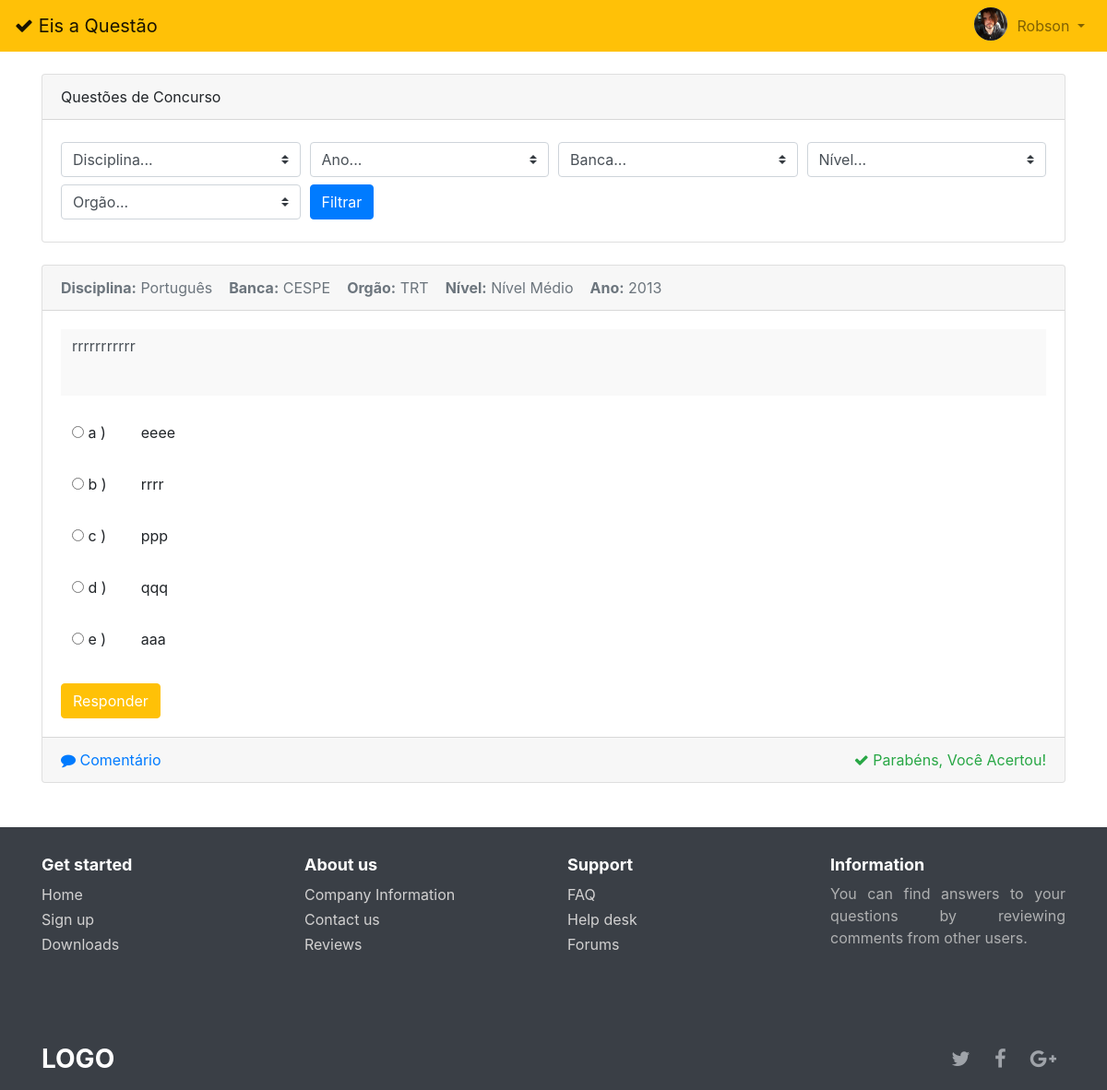
The app's page /questoes/ (signed in) with its own data.
### perfil/models.py (models this page shows)
class Perfil(models.Model):
    login = models.CharField(max_length=30)
    password = models.CharField(max_length=30)
    email = models.CharField(max_length=30)
    imagem = models.ImageField(upload_to='imagens/', default = 'imagens/no-img.jpg')
    usuario = models.OneToOneField(User, on_delete=models.CASCADE, related_name='perfil')

### questoes/models.py (models this page shows)
class Pergunta(models.Model):
    texto = models.TextField()
    respondida = models.BooleanField(default = False)
    correta = models.BooleanField(default = False)
    disciplina = models.ForeignKey('Disciplina', on_delete = models.CASCADE, related_name = 'pergunta')
    ano = models.ForeignKey('Ano', on_delete = models.CASCADE, related_name = 'pergunta')
    orgao = models.ForeignKey('Orgao', on_delete = models.CASCADE, related_name = 'pergunta')
    nivel = models.ForeignKey('Nivel', on_delete = models.CASCADE, related_name = 'pergunta')
    banca = models.ForeignKey('Banca', on_delete = models.CASCADE, related_name = 'pergunta')
    respondida = models.ManyToManyField(Perfil, through='Respondida', related_name='pergunta')
    @property
    def alternativa_certa(self):
        for indice, alternativa in enumerate(self.alternativa.all()):
            if alternativa.correta:
                return indice + 1

class Disciplina(models.Model):
    descricao = models.CharField(max_length = 50, unique = True)
    def __str__(self):
        return self.descricao

class Banca(models.Model):
    descricao = models.CharField(max_length = 50, unique = True)
    def __str__(self):
        return self.descricao

class Orgao(models.Model):
    descricao = models.CharField(max_length = 50, unique = True)
    def __str__(self):
        return self.descricao

class Nivel(models.Model):
    descricao = models.CharField(max_length = 50, unique = True)
    def __str__(self):
        return self.descricao

class Ano(models.Model):
    descricao = models.CharField(max_length = 4, unique = True)
    def __str__(self):
        return self.descricao

class Alternativa(models.Model):
    texto = models.TextField()
    correta = models.BooleanField(default = False)
    selecionada = models.BooleanField(default = False)
    pergunta = models.ForeignKey(Pergunta, on_delete = models.CASCADE, related_name = 'alternativa')

### questoes/views.py (the view)
# urls.py: path('', views.index, name = 'index'),
def index(request):
    perguntas = Pergunta.objects.all()
    return render_index(request, perguntas)

### questoes/forms.py
class FiltroForm(Form):
    disciplina = ModelChoiceField(queryset = Disciplina.objects.all(), empty_label="Disciplina...", required=False, widget=Select(attrs={'class':'custom-select'}))
    ano = ModelChoiceField(queryset = Ano.objects.all(), empty_label="Ano...", required=False, widget=Select(attrs={'class':'custom-select'}))
    banca = ModelChoiceField(queryset = Banca.objects.all(), empty_label="Banca...", required=False, widget=Select(attrs={'class':'custom-select'}))
    nivel = ModelChoiceField(queryset = Nivel.objects.all(), empty_label="Nível...", required=False, widget=Select(attrs={'class':'custom-select'}))
    orgao = ModelChoiceField(queryset = Orgao.objects.all(), empty_label="Orgão...", required=False, widget=Select(attrs={'class':'custom-select'}))

### questoes/templatetags/filtros.py (called while the page is built)
@register.filter
def number_to_char(key):
    alternativas = {1 : 'a', 2 : 'b', 3 : 'c', 4 : 'd', 5 : 'e'}
    return alternativas.get(key)

@register.simple_tag
def feedback(*args, **kwargs):
    perfil = kwargs['perfil']
    pergunta = kwargs['pergunta']
    div = kwargs['div']
    try:
        respondida = Respondida.objects.get(perfil=perfil, pergunta=pergunta)
        correta = respondida.alternativa.correta
        if correta and div == 'is_correta':
            return 'show'
        elif correta and div == 'is_incorreta':
            return 'hide'
        elif not correta and div == 'is_correta':
            return 'hide'
        elif not correta and div == 'is_incorreta':
            return 'show'
    except Exception:
        return 'hide'

@register.inclusion_tag('comentario.html')
def get_comentario(*args, **kwargs):
    id_perfil = kwargs['perfil']
    id_pergunta = kwargs['pergunta']
    perfil = Perfil.objects.get(pk = id_perfil)
    try:
        comentario = Comentario.objects.get(perfil=id_perfil, pergunta=id_pergunta)
        texto = comentario.texto
        return {'perfil' : perfil, 'texto' : texto, 'id_pergunta' : id_pergunta, 'editar' : 'show', 'publicar' : 'hide'}
    except Exception:
        return {'perfil' : perfil, 'texto' : '', 'id_pergunta' : id_pergunta, 'editar' : 'hide', 'publicar' : 'show'}

### questoes/views.py (called while the page is built)
def render_index(request, perguntas):
    paginator = Paginator(perguntas, 5)
    page = request.GET.get('page')
    perguntas = paginator.get_page(page)
    return render(request, 'index.html', { 'perguntas' : perguntas, 'filtro_form' : FiltroForm(request.POST) })

### questoes/templates/index.html (shortened to what this page needs)
{% extends "base.html" %}
{% block content %}
{% load filtros %}
<form action="{% url 'filtrar' %}" method="post">{% csrf_token %}
    <div class="card">
        <div class="card-header">Questões de Concurso</div>
        <div class="card-body">
            <div class="form-row align-items-center">
                {% for field in filtro_form %}
                <div class="col-sm-3 my-1">
                    {{ field }}
                </div>
                {% endfor %}
                <div class="col-auto my-1">
                    <button type="submit" class="btn btn-primary">Filtrar</button>
                </div>
            </div>
        </div>
    </div>
</form>
<br>
{% for pergunta in perguntas %}
<div class="card">
    <div class="card-header text-muted">
        <b>Disciplina:</b> {{ pergunta.disciplina }}&nbsp;&nbsp;&nbsp;
        <b>Banca:</b> {{ pergunta.banca }}&nbsp;&nbsp;&nbsp;
        <b>Orgão:</b> {{ pergunta.orgao }}&nbsp;&nbsp;&nbsp;
        <b>Nível:</b> {{ pergunta.nivel }}&nbsp;&nbsp;&nbsp;
        <b>Ano:</b> {{ pergunta.ano }}&nbsp;&nbsp;&nbsp;
    </div>
    <div class="card-body">
        <p class="card-text">
            <textarea class="form-control textarea-customizado" readonly>{{ pergunta.texto }}</textarea>
        </p>
        <table class="table sem_borda">
            {% for alternativa in pergunta.alternativa.all %}
            <tr>
                <td width="7%" height="50">
                    <input type="radio" name="{{ pergunta.id }}" id="{{ alternativa.id }}" value="{{ alternativa.id }}"> {{ forloop.counter|number_to_char }} )
                </td>
                <td>
                    <label for="{{ alternativa.id }}" class="label-alternativa">
                        {{ alternativa.texto }}
                    </label>
                </td>
            </tr>
            {% endfor %}
        </table>
        {% if request.user.is_authenticated %}
            <button type="button" class="btn btn-warning text-white" onclick="responder('{{ pergunta.id }}')">Responder</button>
        {% else %}
            <button type="button" class="btn btn-warning text-white" data-toggle="modal" data-target="#modal_login">Responder</button>
        {% endif %}
    </div>
    <div class="card-footer text-muted">
        <a class="texto_associado" data-toggle="collapse" href="#comentario_{{ pergunta.id }}">
            <i class='fa fa-comment'></i>
            Comentário
        </a>
        <span id="resposta_{{pergunta.id}}">
            <span class="float-right text-success {% feedback perfil=request.user.perfil.id pergunta=pergunta.id div='is_correta' %}"
                id="is_correta_{{pergunta.id}}">
                <i class='fa fa-check'></i> Parabéns, Você Acertou!
            </span>
        </span>
    </div>
</div>
<br> {% endfor %}
{% endblock %}

### questoes/templates/base.html (shortened to what this page needs)
<!DOCTYPE html> {% load static %}
<html lang="pt-br">
<head>
    <link rel="stylesheet" href="{% static 'css/bootstrap.min.css' %}">
    <link rel="stylesheet" href="{% static 'css/font-awesome.min.css' %}">
    <link rel="stylesheet" href="{% static 'css/footer.css' %}">
    <link rel="stylesheet" href="{% static 'css/estilo.css' %}">
</head>
<body>
    <nav class="navbar navbar-expand-lg navbar-light bg-warning">
        <a class="navbar-brand" href="{% url 'index' %}">
            <i class="fa fa-check"></i> Eis a Questão
        </a>
        {% if not request.user.is_authenticated %}
            <ul class="navbar-nav navbar-right">
                <li class="nav-item">
                    <a class="nav-link" href="{% url 'login' %}">Login</a>
                </li>
            </ul>
        {% else %}
            <ul class="nav navbar-nav navbar-right ml-auto">
                <li class="nav-item dropdown">
                    <a href="#" data-toggle="dropdown" class="nav-link dropdown-toggle user-action"><img src="{{ request.user.perfil.imagem.url }}" class="avatar" alt="Avatar"> {{request.user.perfil.login}} <b class="caret"></b></a>
                </li>
            </ul>
        {% endif %}
    </nav>
    <div class="content">
        <div class="container">
            <br>
            {% block content %}
            {% endblock %}
            <br>
        </div>
    </div>
    <footer id="myFooter">
        <div class="container">
            <div class="row">
                <div class="col-sm-3">
                    <h5>Get started</h5>
                    <ul>
                        <li>
                            <a href="#">Home</a>
                        </li>
                        <li>
                            <a href="#">Sign up</a>
                        </li>
                        <li>
                            <a href="#">Downloads</a>
                        </li>
                    </ul>
                </div>
                <div class="col-sm-3">
                    <h5>About us</h5>
                    <ul>
                        <li>
                            <a href="#">Company Information</a>
                        </li>
                        <li>
                            <a href="#">Contact us</a>
                        </li>
                        <li>
                            <a href="#">Reviews</a>
                        </li>
                    </ul>
                </div>
                <div class="col-sm-3">
                    <h5>Support</h5>
                    <ul>
                        <li>
                            <a href="#">FAQ</a>
                        </li>
                        <li>
                            <a href="#">Help desk</a>
                        </li>
                        <li>
                            <a href="#">Forums</a>
                        </li>
                    </ul>
                </div>
                <div class="col-sm-3 info">
                    <h5>Information</h5>
                    <p>You can find answers to your questions by reviewing comments from other users.</p>
                </div>
            </div>
        </div>
        <div class="second-bar">
            <div class="container">
                <h2 class="logo">
                    <a href="#"> LOGO </a>
                </h2>
                <div class="social-icons">
                    <a href="#" class="twitter">
                        <i class="fa fa-twitter"></i>
                    </a>
                    <a href="#" class="facebook">
                        <i class="fa fa-facebook"></i>
                    </a>
                    <a href="#" class="google">
                        <i class="fa fa-google-plus"></i>
                    </a>
                </div>
            </div>
        </div>
    </footer>
</body>
</html>

### core/static/css/footer.css (style rules this page uses)
#myFooter { background-color: #3a3f46; color: white; }
#myFooter .row { margin-bottom: 60px; }
#myFooter .info { text-align: justify; color: #afb0b1; }
#myFooter ul { list-style-type: none; padding-left: 0; line-height: 1.7; }
#myFooter h5 { font-size: 18px; color: white; font-weight: bold; margin-top: 30px; }
#myFooter .logo { margin-top: 10px; }
#myFooter .second-bar .logo a { color:white; font-size: 28px; float: left; font-weight: bold; line-height: 68px; margin: 0; padding: 0; }
#myFooter a { color: #d2d1d1; text-decoration: none; }
#myFooter .second-bar { text-align: center; background-color: #33373e; text-align: center; }
#myFooter .second-bar a { font-size: 22px; color: #9fa3a9; padding: 10px; transition: 0.2s; line-height: 68px; }
#myFooter .social-icons { float:right; }
html { height: 100%; }
body { display: flex; display: -webkit-flex; flex-direction: column; -webkit-flex-direction: column; height: 100%; }
.content { flex: 1 0 auto; -webkit-flex: 1 0 auto; min-height: 200px; }
#myFooter { flex: 0 0 auto; -webkit-flex: 0 0 auto; }

### core/static/css/estilo.css (style rules this page uses)
.sem_borda td, .sem_borda th { border: none }
.nav-link img { border-radius: 50%; width: 36px; height: 36px; margin: -8px 0; float: left; margin-right: 10px; background-color: #e5e5e5; }
.show { display: unset; }
.label-alternativa { cursor: pointer; }
.textarea-customizado { min-height: 20px; overflow: hidden; border-radius: 0; border: none; resize: unset; background-color: #f9f9f9 !important; box-shadow: none !important; }

### records on screen
Pergunta: disciplina "Português", banca "CESPE", orgao "TRT", nivel "Nível Médio", ano "2013", texto "rrrrrrrrrrr"
Alternativa: texto "eeee"
Alternativa: texto "rrrr"
Alternativa: texto "ppp"
Alternativa: texto "qqq"
Alternativa: texto "aaa"

### other values on screen
{{ request.user.perfil.login }} "Robson"
